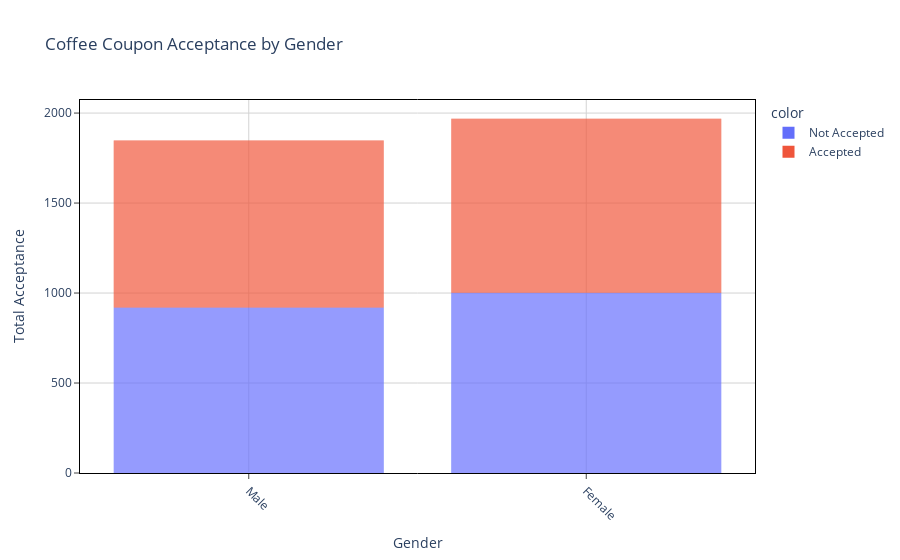

Notebook source saved alongside this figure:
### Markdown cell above
**Inference**

Passengers accompanied by friends showed a notably higher acceptance rate for coffee coupons compared to those traveling alone, suggesting a correlation between social company and coupon acceptance behavior.

### Code cell
fig = px.bar(df_coffee_coupons['gender'], color=df_coffee_coupons['acceptance'], 
             title = 'Coffee Coupon Acceptance by Gender',
            labels={'value':'Gender',
                   'count':'Total Acceptance'}
            )

fig.update_layout(
    plot_bgcolor='white'
)

fig.update_xaxes(
    tickangle = 45,
    mirror=True,
    ticks='outside',
    showline=True,
    linecolor='black',
    gridcolor='lightgrey'
)
fig.update_yaxes(
    mirror=True,
    ticks='outside',
    showline=True,
    linecolor='black',
    gridcolor='lightgrey'
)

fig.update_traces(marker_line_width = 0,
                  selector=dict(type="bar"))

fig.update_layout(bargap=0.2,
                  bargroupgap = 0,
                 )
fig.show()

### Figure 1 — Plotly figure (JSON) as saved in the notebook; plotly's stock layout.template omitted (floating-point values rounded to 4 significant figures; data arrays with more than 128 entries replaced by an {"elided": "..."} marker saying what was removed)
{"data": [{"alignmentgroup": "True", "hovertemplate": "color=Not Accepted<br>Gender=%{x}<br>Total Acceptance=%{y}<extra></extra>", "legendgroup": "Not Accepted", "marker": {"color": "#636efa", "line": {"width": 0}, "pattern": {"shape": ""}}, "name": "Not Accepted", "offsetgroup": "Not Accepted", "orientation": "v", "showlegend": true, "textposition": "auto", "type": "bar", "x": {"elided": "1922 str values"}, "xaxis": "x", "y": {"elided": "1922 int values"}, "yaxis": "y"}, {"alignmentgroup": "True", "hovertemplate": "color=Accepted<br>Gender=%{x}<br>Total Acceptance=%{y}<extra></extra>", "legendgroup": "Accepted", "marker": {"color": "#EF553B", "line": {"width": 0}, "pattern": {"shape": ""}}, "name": "Accepted", "offsetgroup": "Accepted", "orientation": "v", "showlegend": true, "textposition": "auto", "type": "bar", "x": {"elided": "1894 str values"}, "xaxis": "x", "y": {"elided": "1894 int values"}, "yaxis": "y"}], "layout": {"autosize": true, "bargap": 0.2, "bargroupgap": 0, "barmode": "relative", "legend": {"title": {"text": "color"}, "tracegroupgap": 0}, "plot_bgcolor": "white", "title": {"text": "Coffee Coupon Acceptance by Gender"}, "xaxis": {"anchor": "y", "autorange": true, "domain": [0, 1], "gridcolor": "lightgrey", "linecolor": "black", "mirror": true, "range": [-0.5, 1.5], "showline": true, "tickangle": 45, "ticks": "outside", "title": {"text": "Gender"}, "type": "category"}, "yaxis": {"anchor": "x", "autorange": true, "domain": [0, 1], "gridcolor": "lightgrey", "linecolor": "black", "mirror": true, "range": [0, 2073.0], "showline": true, "ticks": "outside", "title": {"text": "Total Acceptance"}, "type": "linear"}}}
